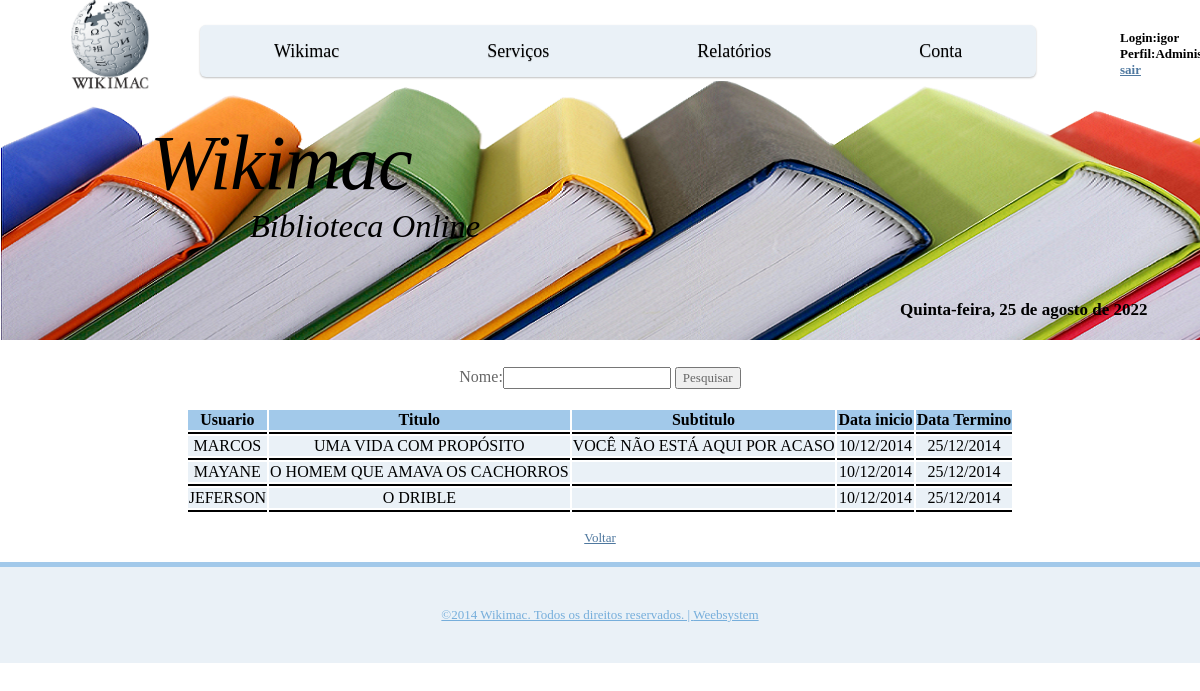
The page /view/listarAllEmprestimo_a.php (signed in) on the database its author committed.
### tables this page shows
CREATE TABLE IF NOT EXISTS `emprestimo` (
  `idemprestimo` int(11) NOT NULL AUTO_INCREMENT,
  `data_inicio` date NOT NULL,
  `data_termino` date NOT NULL,
  `usuario_idusuario` int(11) DEFAULT NULL,
  `acervo_idAcervo` int(11) DEFAULT NULL,
  PRIMARY KEY (`idemprestimo`),
  KEY `fk_emprestimo_usuario1_idx` (`usuario_idusuario`),
  KEY `fk_emprestimo_acervo1_idx` (`acervo_idAcervo`)
);

CREATE TABLE IF NOT EXISTS `usuario` (
  `idusuario` int(11) NOT NULL AUTO_INCREMENT,
  `nome` varchar(100) NOT NULL,
  `cpf` varchar(45) NOT NULL,
  `rg` varchar(45) NOT NULL,
  `telefone` varchar(12) NOT NULL,
  `endereco` varchar(100) NOT NULL,
  `cep` varchar(45) NOT NULL,
  `email` varchar(100) NOT NULL,
  `data_nascimento` date NOT NULL,
  `cidade_id` int(4) unsigned DEFAULT NULL,
  `cidade` varchar(45) DEFAULT NULL,
  `telefone2` varchar(45) DEFAULT NULL,
  `validar_usuario_idvalidar_usuario` int(11) NOT NULL,
  PRIMARY KEY (`idusuario`),
  UNIQUE KEY `rg_UNIQUE` (`rg`),
  UNIQUE KEY `cpf_UNIQUE` (`cpf`),
  KEY `fk_usuario_cidade1_idx` (`cidade_id`),
  KEY `fk_usuario_validar_usuario1_idx` (`validar_usuario_idvalidar_usuario`)
);

CREATE TABLE IF NOT EXISTS `acervo` (
  `idAcervo` int(11) NOT NULL AUTO_INCREMENT,
  `titulo` varchar(100) NOT NULL,
  `subtitulo` varchar(45) DEFAULT NULL,
  `editora` varchar(45) NOT NULL,
  `edicao` int(11) NOT NULL,
  `categoria` varchar(45) NOT NULL,
  `linguagem` varchar(45) NOT NULL,
  `quantidade` int(11) NOT NULL,
  `status` varchar(45) NOT NULL,
  `autor_idautor` int(11) NOT NULL,
  `isbn` varchar(45) NOT NULL,
  PRIMARY KEY (`idAcervo`),
  KEY `fk_acervo_autor1_idx` (`autor_idautor`)
);

### DAO/conexao/conexao.php (called while the page is built)
<?php
abstract class Conexao {
    private static $instance;
    public static function getInstance() {
        try {
            if (!isset(self::$instance)) {
                self::$instance = new PDO("mysql:host=localhost;dbname=wikimacdb_5", "root", "");
                self::$instance->setAttribute(PDO::ATTR_ERRMODE, PDO::ERRMODE_EXCEPTION);
            }
            return self::$instance;
        } catch (PDOException $exc) {
            echo "Erro ao conectar o Banco de Dados:", $exc->getMessage();
        }
    }
}

### DAO/emprestimoDAO.php (called while the page is built, shortened)
<?php
require_once 'conexao/conexao.php';
class EmprestimoDAO {
    public $pdo = null;
    public function __construct() {
        $this->pdo = Conexao::getInstance();
    }
    public function listarAllEmprestimos_u() {
        try {
            $sql = "SELECT vu.login,a.titulo,a.status,a.subtitulo,u.nome,e.idemprestimo, e.data_inicio, e.data_termino,e.usuario_idusuario,e.acervo_idAcervo
                   FROM emprestimo e
                   INNER JOIN usuario u
                   ON e.usuario_idusuario = u.idusuario
                   INNER JOIN validar_usuario vu
                   ON u.validar_usuario_idvalidar_usuario = idvalidar_usuario
                   INNER JOIN acervo a
                   ON e.acervo_idAcervo = a.idAcervo";
            $stmt = $this->pdo->prepare($sql);
            $stmt->execute();
            $emprestimos = $stmt->fetchAll(PDO::FETCH_ASSOC);
            return $emprestimos;
        } catch (PDOException $exc) {
            echo $exc->getMessage();
        }
    }
}

### js/funcao.php (called while the page is built, shortened)
<?php
function dataUSAtoBR($data) {
    $dataArray = explode("-", $data);
    $dataBR = $dataArray[2] . "/" . $dataArray[1] . "/" . $dataArray[0];
    return $dataBR;
}
?>

### view/listarAllEmprestimo_a.php (the view, shortened to what this page needs)
<?php
require_once '../DAO/emprestimoDAO.php';
include '../js/funcao.php';
?>
<div id="session">
            <td colspan="2" align="right">
                <?php echo "Login:",$_SESSION["login"];
                echo '<br>';?>
                    <?php echo "Perfil:",$_SESSION["perfil"];
                echo '<br>';?>
                    <a href="../controller/sairController.php">sair</a>
                </td>
            </div>
<!DOCTYPE html PUBLIC "-//W3C//DTD XHTML 1.0 Strict//EN" "http://www.w3.org/TR/xhtml1/DTD/xhtml1-strict.dtd">
<html xmlns="http://www.w3.org/1999/xhtml">
    <head>
            <link href="../css/wikimac.css" rel="stylesheet" type="text/css" />
    </head>
    <body>
            <?php
            $perfil = $_SESSION["perfil"];
            if ($perfil == "Administrador")
                {
                include 'menuAdministrador.php';
            }
            elseif ($perfil == "Usuario") {
                include 'menuUsuario.php';
            }
            elseif ($perfil == "Bibliotecario") {
                include 'menuBibliotecario.php';
            }
            ?>
            <div id="hora">
            </div>
            <div id="logo">
                    <h1><a href="#">wikimac</a></h1>
                    <h2><a href="#">Biblioteca online</a></h2>
            </div>
        </div>
    <br></br><br></br>
    <table align="center">
            <form action="" method="post">
            <tr>
                <td>Nome:<input type="text" name="pnome"/></td>
                <td><input type="submit" value="Pesquisar"/></td>
            </tr>
            </form>
        </table>
        <br>
            <div id="heade2">
                    <?php
                    $emprestimoDAO = new EmprestimoDAO();
                    if(!empty($_POST["pnome"])){
                            $emprestimos = $emprestimoDAO->getEmprestimoByNome($_POST["pnome"]);
                    }else{
                        $emprestimos = $emprestimoDAO->listarAllEmprestimos_u();
                    }
                    echo "<table style='color: black' style='background-color:black' border='0' align='center'>";
                    echo "<tr style='background-color:#A2C9EA' align='center'>";
                    echo "  <td><b>Usuario</b></td>";
                    echo "  <td><b>Titulo</b></td>";
                    echo "  <td><b>Subtitulo</b></td>";
                    echo "  <td><b>Data inicio</b></td>";
                    echo "  <td><b>Data Termino</b></td>";
                    echo "</tr>";
                    echo "<tr style='background-color:black'>";
                        echo "<td>";echo "</td>";echo "<td>";echo "</td>";echo "<td>";echo "</td>";echo "<td>";echo "</td>";echo "<td>";echo "</td>";
                        echo "</tr>";
                    foreach ($emprestimos as $emprestimo) {
                        echo "<tr style='background-color:#eaf1f7' align='center' >";
                        echo "  <td>{$emprestimo["nome"]}</td>";
                        echo "  <td>{$emprestimo["titulo"]}</td>";
                        echo "  <td>{$emprestimo["subtitulo"]}</td>";
                        echo "  <td>",dataUSAtoBR($emprestimo["data_inicio"]),"</td>";
                        echo "  <td>",dataUSAtoBR($emprestimo["data_termino"]),"</td>";
                        echo "</tr>";
                        echo "<tr style='background-color:black'>";
                        echo "<td>";echo "</td>";echo "<td>";echo "</td>";echo "<td>";echo "</td>";echo "<td>";echo "</td>";echo "<td>";echo "</td>";
                        echo "</tr>";
                    }
                    echo "</table>";
                    ?>
                    <br>
                </div>
            <center>
                <a href=javascript:history.back(2)>Voltar</...
            </center>
            <br><br>
        <div id="footer">
            <p id="legal">&copy;2014 Wikimac. Todos os direitos reservados. | <a href="www.weebsystem.com.br">Weebsystem</a></p>
        </div>
        <div id="logo2">
            <a href="wikimac.php"><img src="../images/logo.png" alt="" width="90" height="90" /></a>
        </div>
    </body>
</html>

### css/wikimac.css (style rules this page uses)
body { margin: 0; padding: 0; background: #FFFFFF url(../images/FundoBiblioGest.png) no-repeat; font-family: Georgia, "Times New Roman", Times, serif; font-size: 13px; color: #666666; }
form { margin: 0; padding: 0; }
input, textarea, select { font-family: Georgia, "Times New Roman", Times, serif; font-size: 13px; color: #666666; }
h1, h2, h3 { margin: 0; font-weight: normal; color: #4F789F; }
h1 { letter-spacing: -1px; font-size: 2.6em; }
h2 { font-size: 1.8em; }
p, ul, ol { margin-bottom: 1.6em; }
a { color: #4F789F; }
img { border: none; }
#heade2 { alignment-adjust: central; font-family: Georgia, "Times New Roman", Times, serif; font-size: 14px; color: black; }
#logo { text-transform: capitalize; clear: both; width: 900px; height: 200px; }
#logo h1, #logo h2 { text-transform: capitalize; font-style: italic; }
#logo h1 { padding: 70px 0 0 0; font-size: 6em; }
#logo h2 { padding: 0 0 0 100px; font-size: 2.5em; }
#logo a { text-decoration: none; color: #000000; }
#footer { clear: both; padding: 40px 0; background: #EAF1F7; border-top: 5px solid #A2C9EA; text-align: center; }
#footer p { margin: 0; color: #76AEDB; }
#footer a { color: #76AEDB; }
#logo2 { position: absolute; top: 0px; left: 65px; }
#hora { font-family: Georgia, "Times New Roman", Times, serif; position: absolute; top: 300px; left: 900px; font-weight:bold; color:#000000; font-size: 17px; }
#session { font-weight:bold; color:#000000; font-family: Georgia, "Times New Roman", Times, serif; position: absolute; top: 30px; left: 1120px; }

### rows shown on the page
emprestimo: usuario_idusuario.nome "MARCOS", acervo_idAcervo.titulo "UMA VIDA COM PROPÓSITO", acervo_idAcervo.subtitulo "VOCÊ NÃO ESTÁ AQUI POR ACASO", data_inicio "10/12/2014", data_termino "25/12/2014"
emprestimo: usuario_idusuario.nome "MAYANE", acervo_idAcervo.titulo "O HOMEM QUE AMAVA OS CACHORROS", data_inicio "10/12/2014", data_termino "25/12/2014"
emprestimo: usuario_idusuario.nome "JEFERSON", acervo_idAcervo.titulo "O DRIBLE", data_inicio "10/12/2014", data_termino "25/12/2014"

### other values the page prints
$_SESSION["login"] "igor"
